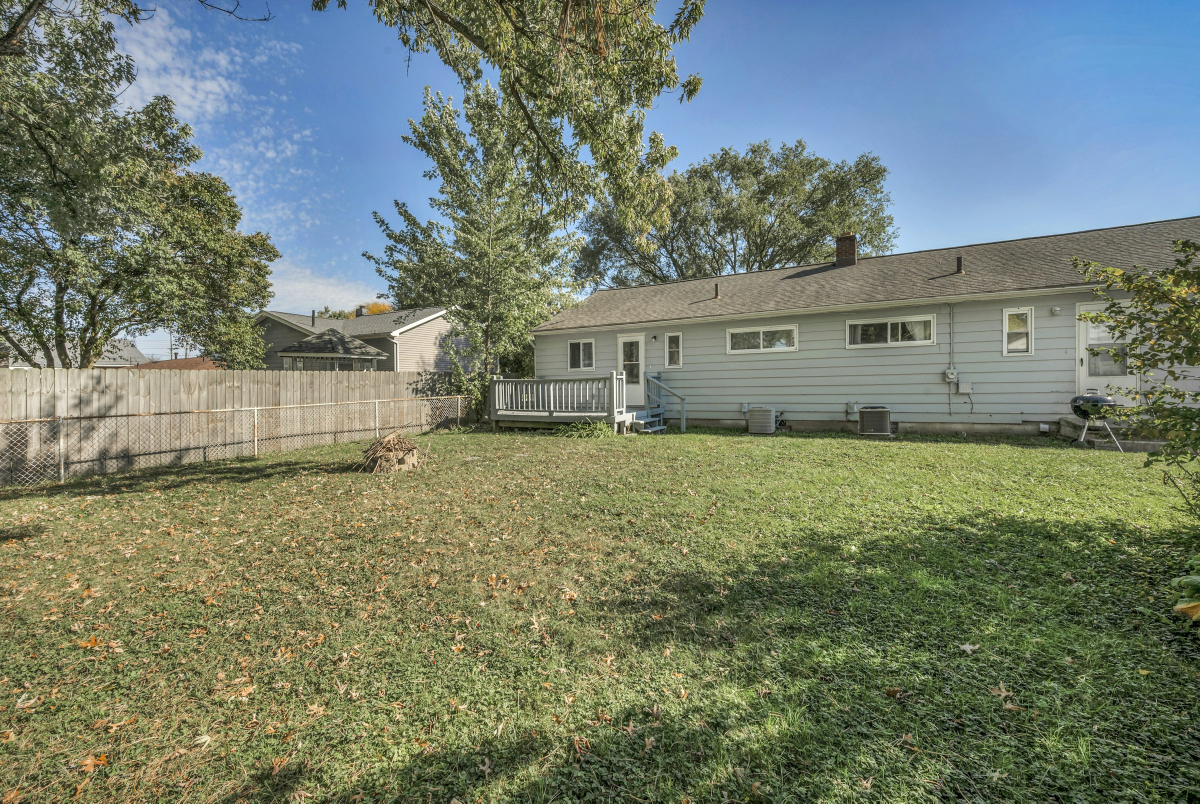
#> input picture build/site-v1-backup/src/stock/backyard-lawn-deck.jpg, 2400 x 1607 px (shown at 1/2 size)
$ python -i images.py   (imports and definitions only)
#> lines starting #> are read from the running program, lines starting #| are printed output that depends on the picture
#> further down, picture is the input picture: PIL image 2400x1607 RGB; mean R, G, B 117.4, 126.7, 109.5
"""Quick Haul: image derivatives.

Reads data/images.json, crops each original in src/stock/ to its slot ratio around its focal point,
applies the one photo grade from the design spec (2c), and writes <name>-<width>.webp plus one
<name>.jpg fallback into assets/images/<folder>/. Never upscales: a width wider than the crop is
skipped. Writes data/image-manifest.json with the real size of every file, which tools/build.py
reads to fill width, height and srcset. Rerunning changes nothing unless an input changed.

Usage: python tools/images.py [--force]   (from the site folder; needs Pillow, already installed)
"""
import json
import os
import sys

from PIL import Image, ImageEnhance, ImageOps

ROOT = os.path.dirname(os.path.dirname(os.path.abspath(__file__)))
JOBS = os.path.join(ROOT, 'data', 'images.json')
MANIFEST = os.path.join(ROOT, 'data', 'image-manifest.json')
STOCK = os.path.join(ROOT, 'src', 'stock')
OUT = os.path.join(ROOT, 'assets', 'images')

FALLBACK_MAX = 1000   # the <img> fallback: the largest derivative at or under this width, as JPEG


# The grade's values. Was spec 2c's saturation .85, contrast 1.10 and a small per-channel cool gain, which left the stock
# colourful against the slate. (Checkpoint 2c, 4 Nov: "make it stronger so the red pickup and orange truck sit inside
# the slate palette.")
SAT_ALL = 0.42    # every other hue
SAT_GREEN = 0.24  # yellow-greens through teals (critic, rerun 1: leaves stayed vivid against the slate, and a teal tool case was the one loud colour left)
SAT_WARM = 0.06   # reds through oranges (trucks, brick). At .34 and .14 what was left of them read as pink
CONTRAST = 1.03   # was spec 2c's 1.10, then 1.10 with the tone map on top: photos went crunchy (critic, rerun 1)
TONE_MIX = 0.34   # how much of the slate tone map is laid over the photo
INK, SLATE = (15, 20, 28), (52, 61, 78)   # tokens: --c-ink, --c-slate
TONE_HIGH = (236, 237, 240)   # not --c-cream: cream's warm cast in the highlights tinted pale trucks and trim pink
TONE_MID = 72     # luminance that lands on the slate. Close to the slate's own grey, so mid tones keep their detail (90 crushed them)


def warm_lut(v):
    """Pillow's hue band runs 0 to 255, red at 0 and orange near 20. Full strength on reds and oranges, ramping out
    over yellow and magenta so no hard edge shows where a hue crosses the line."""
    if v <= 30 or v >= 236:
        return 255
    if v < 46:
        return int(255 * (46 - v) / 16)
    if v > 220:
        return int(255 * (v - 220) / 16)
    return 0


def green_lut(v):
    """Greens sit near 85 and teals near 125 on Pillow's hue band; the slate's own blue is at 155 and is left alone.
    Full strength from yellow-green to teal, ramping out on both sides."""
    if 46 <= v <= 135:
        return 255
    if 36 <= v < 46:
        return int(255 * (v - 36) / 10)
    if 135 < v <= 150:
        return int(255 * (150 - v) / 15)
    return 0


def grade(im):
    """One grade for every photo: desaturate (warm hues hardest), lift the contrast, then lay a tone map from
    ink through slate to cream over the result, so every photo shares the site's own shadows and highlights."""
    h, s, v = im.convert('HSV').split()
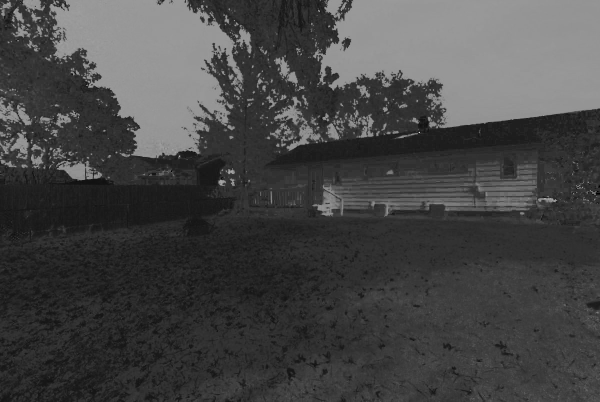
#> h: PIL image 2400x1607 L (shown at 1/4 size); min 0, max 250, mean 69.6
    base = s.point(lambda x: int(x * SAT_ALL))
    base = Image.composite(s.point(lambda x: int(x * SAT_GREEN)), base, h.point(green_lut))
    s = Image.composite(s.point(lambda x: int(x * SAT_WARM)), base, h.point(warm_lut))
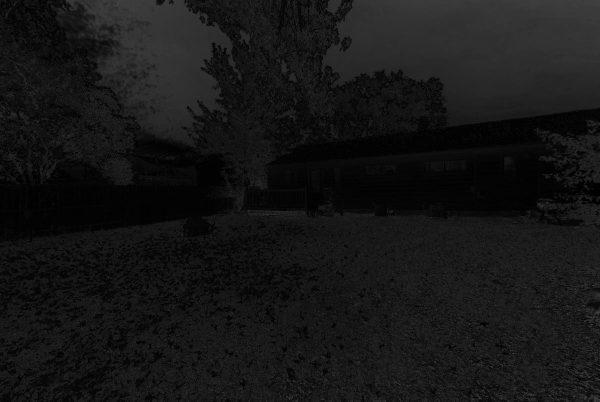
#> s: PIL image 2400x1607 L (shown at 1/4 size); min 0, max 107, mean 22.2
    im = Image.merge('HSV', (h, s, v)).convert('RGB')
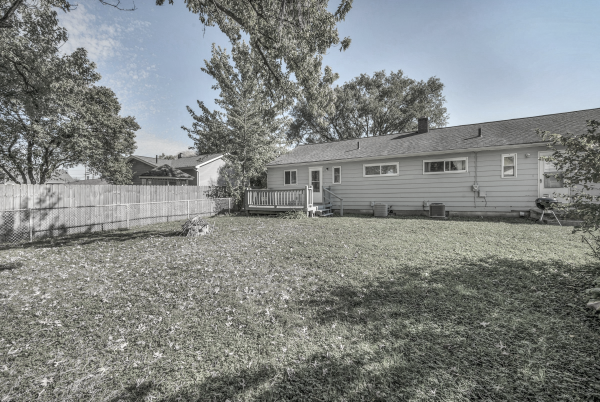
#> im: PIL image 2400x1607 RGB (shown at 1/4 size); mean R, G, B 130.5, 134.3, 132.5
    im = ImageEnhance.Contrast(im).enhance(CONTRAST)
    tone = ImageOps.colorize(im.convert('L'), black=INK, white=TONE_HIGH, mid=SLATE, midpoint=TONE_MID)
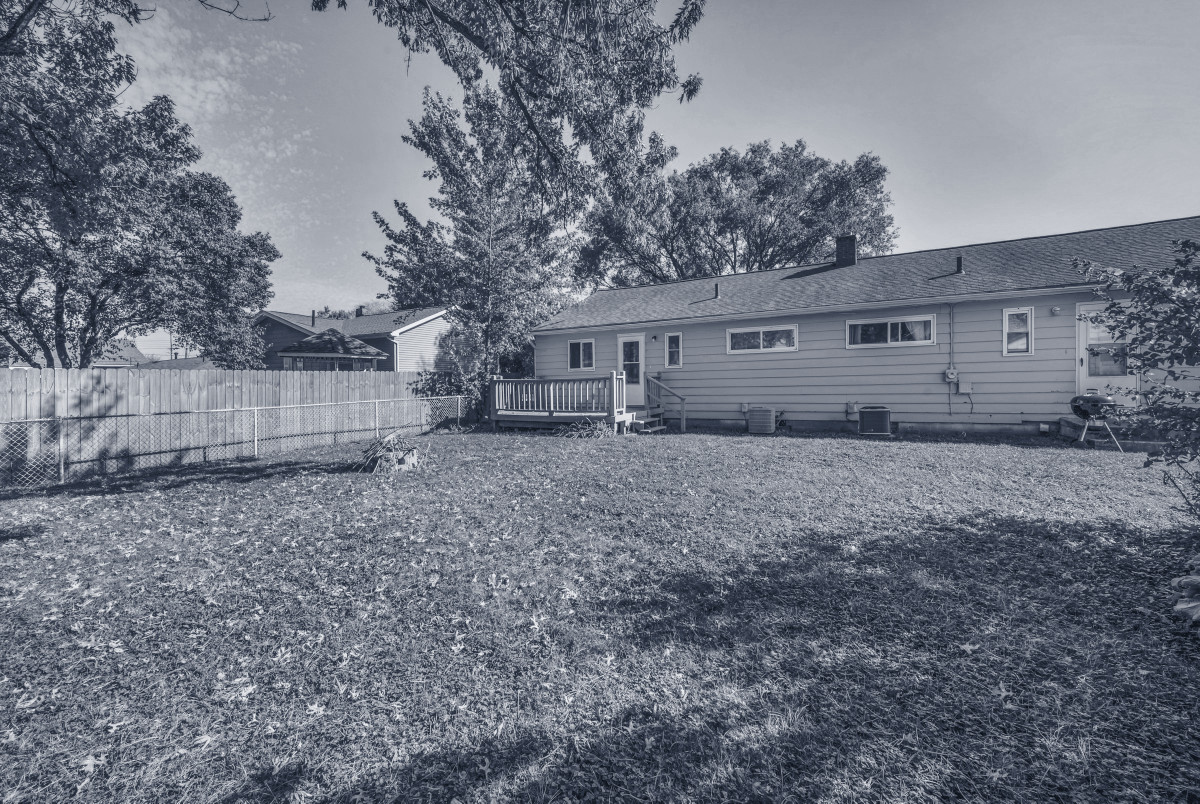
#> tone: PIL image 2400x1607 RGB (shown at 1/2 size); mean R, G, B 114, 120, 131.7
    return Image.blend(im, tone, TONE_MIX)


# [57 lines left out: functions crop, main, not called in this run]


# [2 lines not run here, left out]

>>> from PIL import Image
>>> picture = Image.open('../src/stock/backyard-lawn-deck.jpg')
>>> result = grade(picture)

$ run again, on build/site-v1-backup/src/stock/dresser-and-chair.jpg
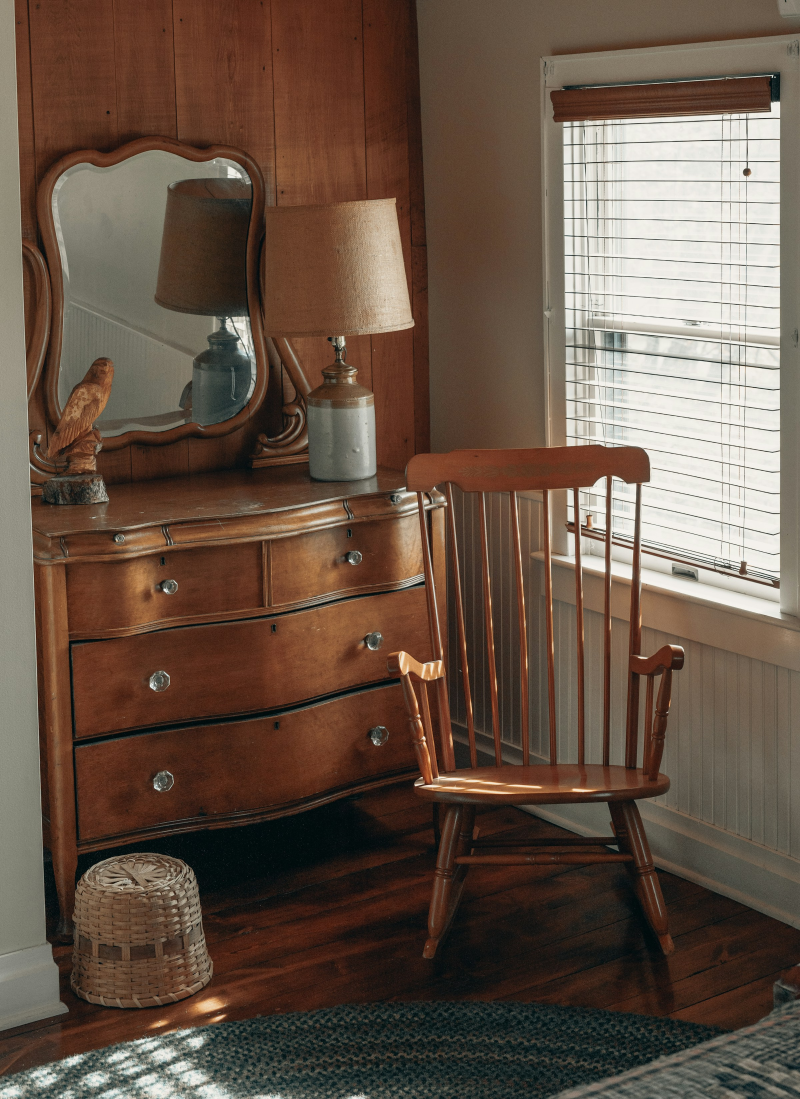
#> input picture build/site-v1-backup/src/stock/dresser-and-chair.jpg, 2400 x 3297 px (shown at 1/3 size)
#> picture is the input picture: PIL image 2400x3297 RGB; mean R, G, B 103.1, 84.6, 70.9
#> in grade, `s = Image.composite(s.point(lambda x: int(x * SAT_WARM)), base, h.poin..`:
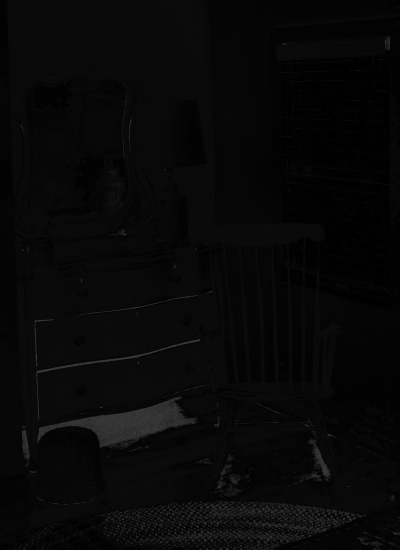
#> s: PIL image 2400x3297 L (shown at 1/6 size); min 0, max 107, mean 7.8
#> in grade, `tone = ImageOps.colorize(im.convert('L'), black=INK, white=TONE_HIGH, ..`:
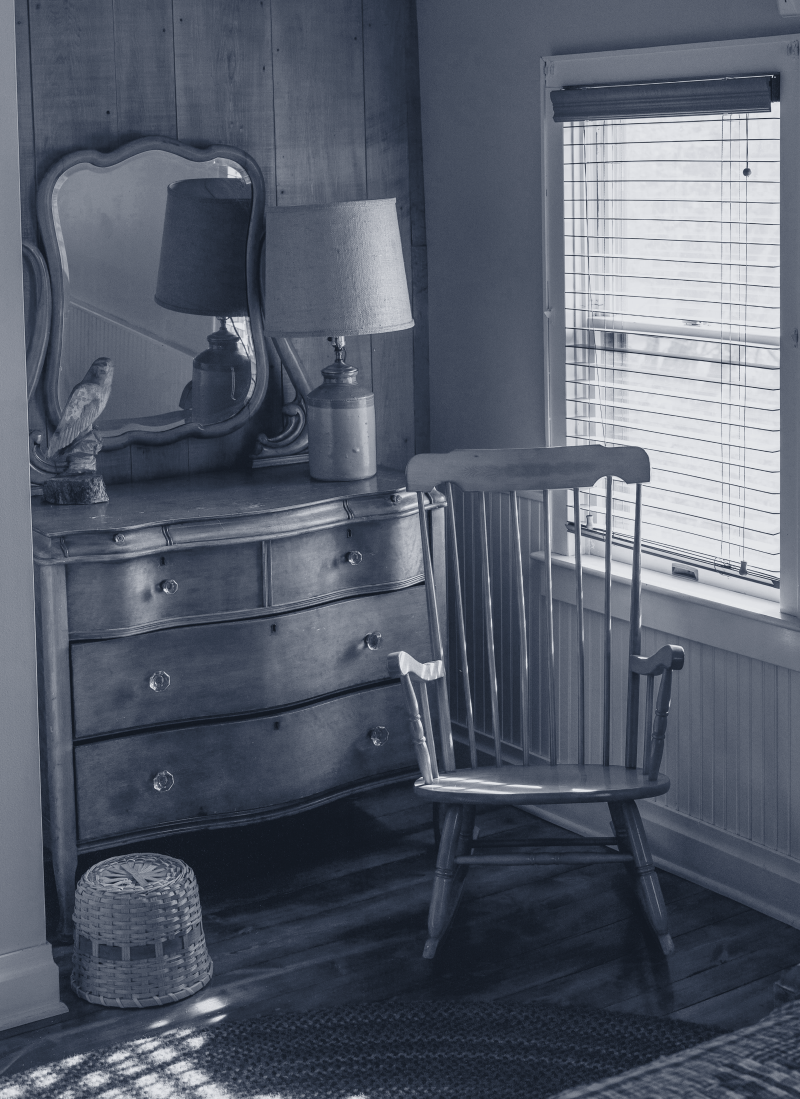
#> tone: PIL image 2400x3297 RGB (shown at 1/3 size); mean R, G, B 86.7, 93.4, 106.3

$ run again, on build/site-v1-backup/src/stock/dresser-on-street.jpg
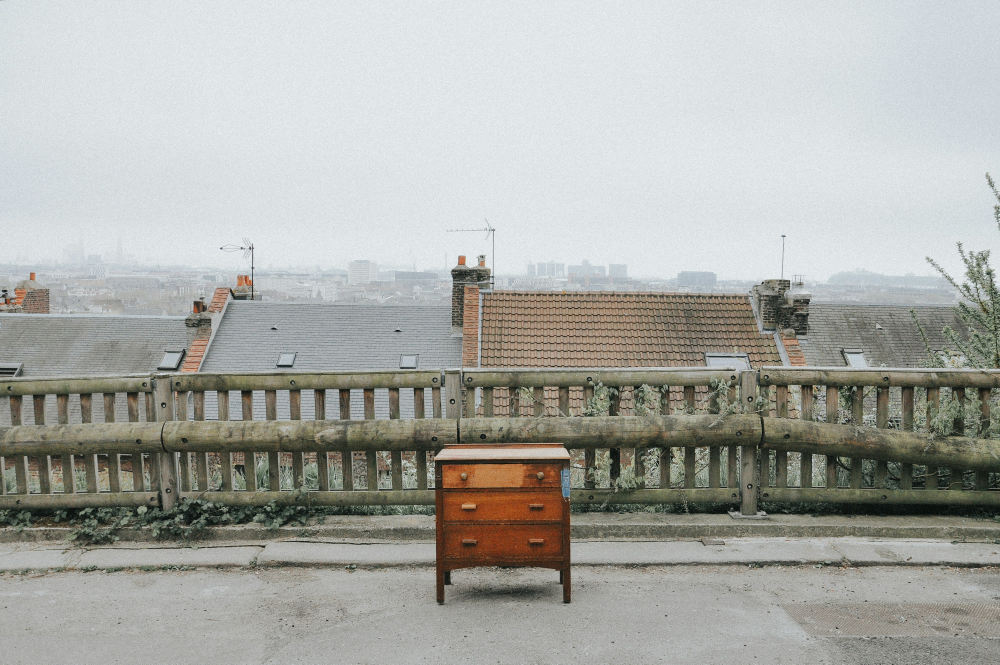
#> input picture build/site-v1-backup/src/stock/dresser-on-street.jpg, 4000 x 2657 px (shown at 1/4 size)
#> picture is the input picture: PIL image 4000x2657 RGB; mean R, G, B 169.5, 170.7, 165.9
#> in grade, `s = Image.composite(s.point(lambda x: int(x * SAT_WARM)), base, h.poin..`:
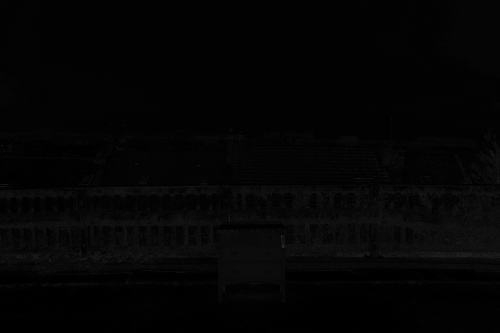
#> s: PIL image 4000x2657 L (shown at 1/8 size); min 0, max 107, mean 4.3
#> in grade, `tone = ImageOps.colorize(im.convert('L'), black=INK, white=TONE_HIGH, ..`:
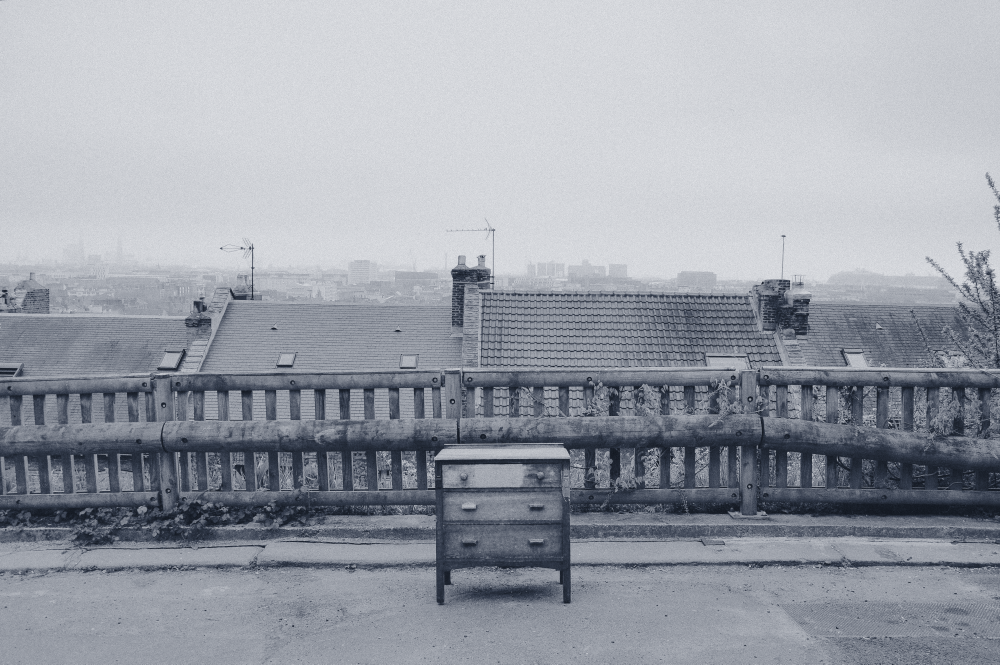
#> tone: PIL image 4000x2657 RGB (shown at 1/4 size); mean R, G, B 154.4, 158.8, 167.6
